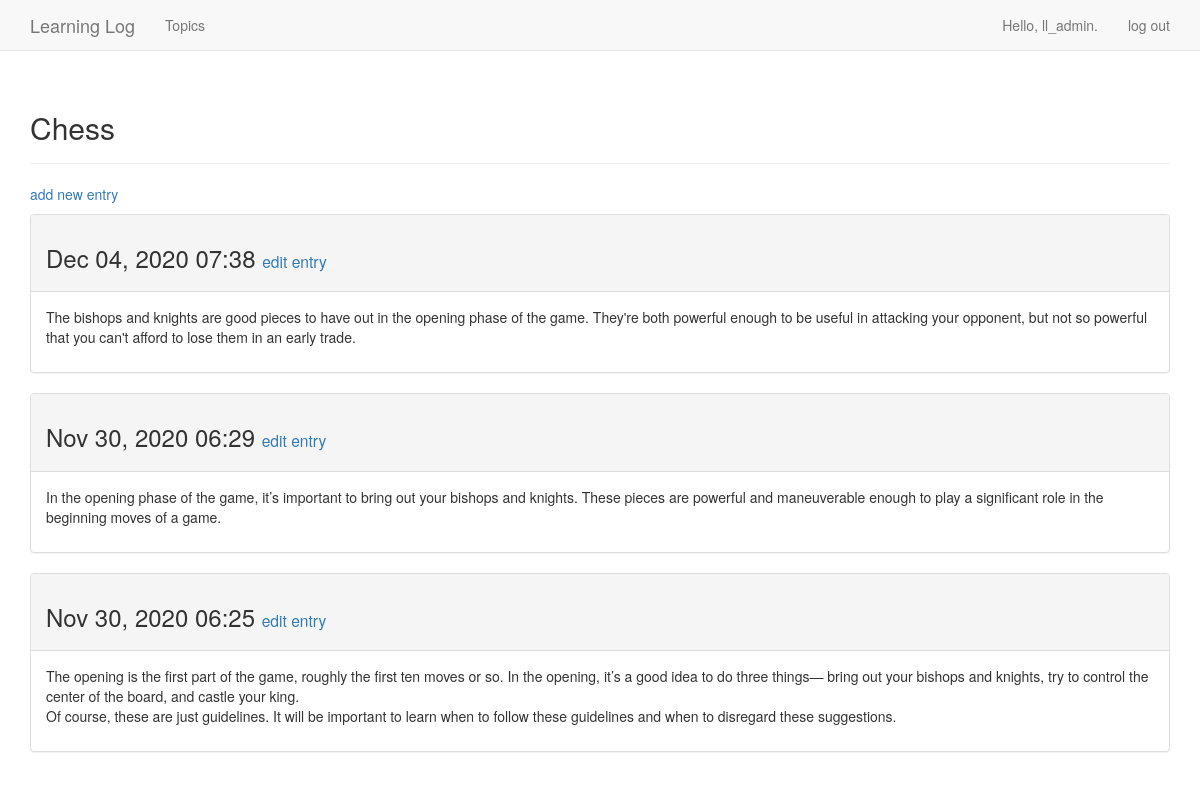
The page /topics/1/ (signed in) on the database its author committed.
### learning_logs/models.py (models this page shows, shortened)
class Topic(models.Model):
    text = models.CharField(max_length=200)
    date_added = models.DateTimeField(auto_now_add=True)
    owner = models.ForeignKey(User, on_delete=models.CASCADE,)
    public = models.BooleanField(default=False, db_index=True)
    def __str__(self):
        return self.text

class Entry(models.Model):
    topic = models.ForeignKey(Topic, on_delete=models.CASCADE,)
    text = models.TextField()
    date_added = models.DateTimeField(auto_now_add=True)
    class Meta:
        verbose_name_plural = 'entries'

### learning_logs/views.py (the view)
# urls.py: re_path('topics/(?P<topic_id>\d+)/', views.topic, name='topic'),
@login_required
def topic(request, topic_id):
    topic = Topic.objects.get(id=topic_id)
    if topic.owner != request.user:
        raise Http404
    entries = topic.entry_set.order_by('-date_added')
    context = {'topic': topic, 'entries': entries}
    return render(request, 'learning_logs/topic.html', context)

### learning_logs/templates/learning_logs/topic.html
{% extends 'learning_logs/base.html' %}
{% block header %}
	<h2>{{ topic }}</h2>
{% endblock header %}
{% block content %}
	<p>
		<a href="{% url 'learning_logs:new_entry' topic.id %}">add new entry</a>
	</p>
	{% for entry in entries %}
		<div class="panel panel-default">
			<div class="panel-heading">
				<h3>
					{{ entry.date_added|date:'M d, Y H:i' }}
					<small>
						<a href="{% url 'learning_logs:edit_entry' entry.id %}">edit entry</a>
					</small>
				</h3>
			</div>
			<div class="panel-body">
				{{ entry.text|linebreaks }}
			</div>
		</div>
		{% empty %}
			There are no entries for this topic yet.
	{% endfor %}
{% endblock content %}

### learning_logs/templates/learning_logs/base.html (shortened to what this page needs)
{% load bootstrap3 %}
<!DOCTYPE html>
<html lang="en">
	<head>
		{% bootstrap_css %}
	</head>
	<body>
		<nav class="navbar navbar-default navbar-static-top">
			<div class="container">
				<div class="navbar-header">
					<a class="navbar-brand" href="{% url 'learning_logs:index' %}">Learning Log</a>
				</div>
			<div id="navbar" class="navbar-collapse collapse">
					<ul class="nav navbar-nav">
						<li><a href="{% url 'learning_logs:topics' %}">Topics</a></li>
					</ul>
					<ul class="nav navbar-nav navbar-right">
						{% if user.is_authenticated %}
							<li><a>Hello, {{ user.username }}.</a></li>
							<li><a href="{% url 'users:logout' %}">log out</a></li>
						{% else %}
							<li><a href="{% url 'users:register' %}">register</a></li>
							<li><a href="{% url 'users:login' %}">log in</a></li>
						{% endif %}
					</ul>
				</div>
			</div>
		</nav>
		<div class="container">
			<div class="page-header">
				{% block header %}{% endblock header %}
			</div>
			<div>
				{% block content %}{% endblock content %}
			</div>
		</div>
	</body>
</html>

### rows shown on the page
Topic: text "Chess"
Entry: date_added "Dec 04, 2020 07:38", text "The bishops and knights are good pieces to have out in the opening phase of the game. They're both powerful enough to be useful in attacking your opponent, but not so powerful that you can't afford to lose them in an early trade."
Entry: date_added "Nov 30, 2020 06:29", text "In the opening phase of the game, it’s important to bring out your bishops and knights. These pieces are powerful and maneuverable enough to play a significant role in the beginning moves of a game."
Entry: date_added "Nov 30, 2020 06:25", text "The opening is the first part of the game, roughly the first ten moves or so. In the opening, it’s a good idea to do three things— bring out your bishops and knights, try to control the center of the board, and castle your king. Of course, these are just guidelines. It will be important to learn when to follow these guidelines and when to disregard these suggestions."

### other values the page prints
{{ user.username }} "ll_admin"
